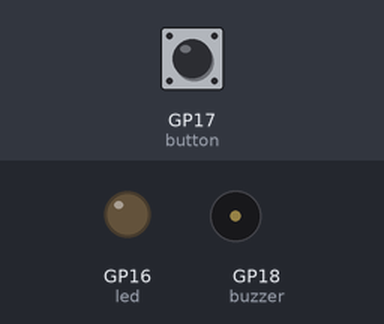
Bench run of a program on a simulated Raspberry Pi Pico running MicroPython. Parts: output pins drawn as LEDs (lit = HIGH), buzzer (waves = sounding). The test bench sets the inputs (shaded band); at power-on: GP17 (button) HIGH.

Above: at 1.2 s.
1.3 s: GP17 (button) pulled LOW for 0.15 s
At 1.7 s:
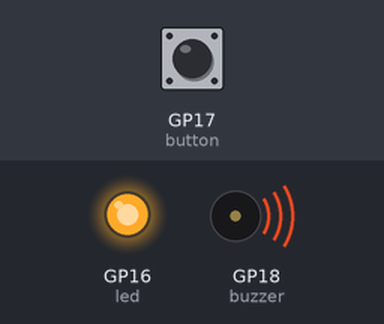
3.3 s: GP17 (button) pulled LOW for 3.2 s
At 7.5 s:
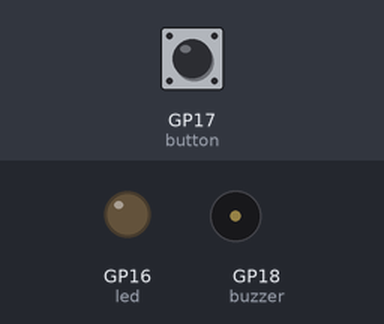
Timing chart, 0 to 9.0 s (numbered marks = the images above; inputs shaded):
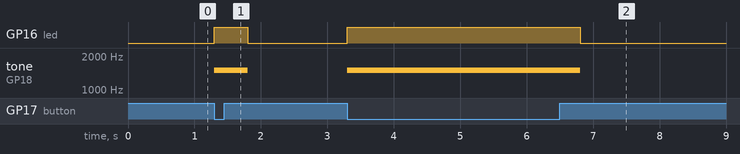

Measured:
- after the input at 1.3 s, GP16 (led): LOW → HIGH at once, → LOW 0.50 s later; tone on GP18 (buzzer): silent → 1500 Hz at once, → silent 0.50 s later
- after the input at 3.3 s, GP16 (led): LOW → HIGH at once, → LOW 3.5 s later; tone on GP18 (buzzer): silent → 1500 Hz at once, → silent 3.5 s later

The program:

task2.py
```python
from machine import Pin, PWM
import time

led = Pin(16, Pin.OUT)
button = Pin(17, Pin.IN, Pin.PULL_UP)
buzzer = PWM(Pin(18, Pin.OUT))

while True:
    if button.value() == 0:
        led.on()
        buzzer.freq(1500)
        buzzer.duty_u16(20000)
        time.sleep(0.5)

    else:
        led.off()
        buzzer.duty_u16(0)
        time.sleep(0.1)
```
